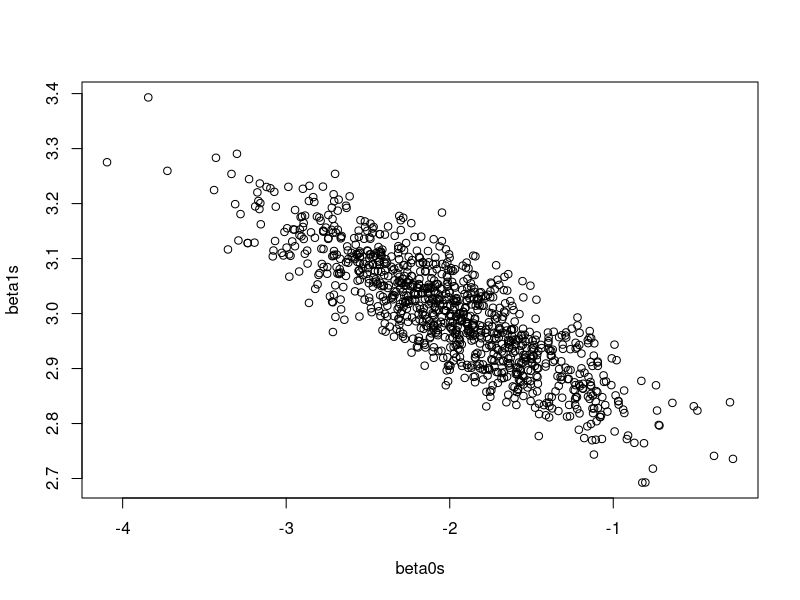
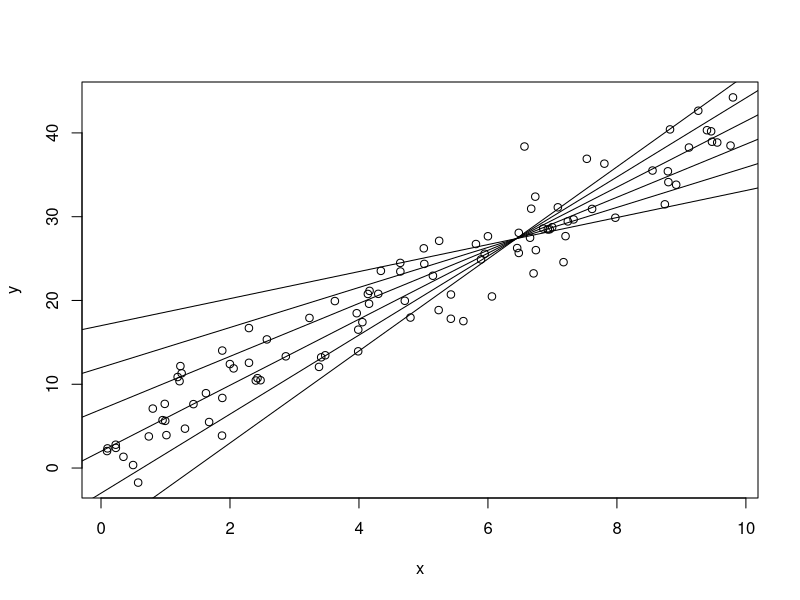

Recreate these plots in R, in order.
## ---- chunk 1
#| include: false
set.seed(2112)
## ---- chunk 2
#| label: mtcars-design
#| code-fold: false

data(mtcars)
y <- mtcars$mpg
X <- cbind(1, mtcars$wt)
XTX1 <- solve(t(X) %*% X) # (X^TX)^-1
## ---- chunk 3
# 7.
coef(lm(mpg ~ wt, data = mtcars))
XTX1 %*% t(X) %*% y

# 8.
beta <- XTX1 %*% t(X) %*% y
all.equal(
    t(X) %*% X %*% beta,
    t(X) %*% y
)

# 9.
summary(lm(mpg ~ wt, data = mtcars))$coef[, "Std. Error"]
sigma <- summary(lm(mpg ~ wt, data = mtcars))$sigma
Sxx <- sum((mtcars$wt - mean(mtcars$wt))^2)
n <- length(mtcars$mpg)
c(
    sqrt(sigma^2 * sum(mtcars$wt^2) / (n * Sxx)),
    sqrt(sigma^2 / (Sxx))
)
## ---- chunk 4
n <- 100
x <- runif(n, 0, 10)
X <- cbind(1, x)

beta0s <- beta1s <- double(1000)
for (i in 1:1000) {
    e <- rnorm(n, 0, 3) # sigma^2 = 9
    y <- -2 + 3 * x + e
    beta <- solve(t(X) %*% X) %*% t(X) %*% y
    beta0s[i] <- beta[1]
    beta1s[i] <- beta[2]
}

plot(beta0s, beta1s)

# This is slightly off because cov(b0s, b1s) is based on s, not sigma
cov(beta0s, beta1s)
-9 * mean(x) / sum((x - mean(x))^2)
## ---- chunk 5
n <- 100
x <- runif(n, 0, 10)
true_beta0 <- 2
true_beta1 <- 4
y <- true_beta0 + true_beta1 * x + rnorm(n, 0, 3)
plot(y ~ x)

for (beta0 in c(-8, -3, 2, 7, 12, 17)) {
    b1hat <- (sum(x * y) - beta0 * sum(x)) / (sum(x^2))
    abline(a = beta0, b = b1hat)
}
